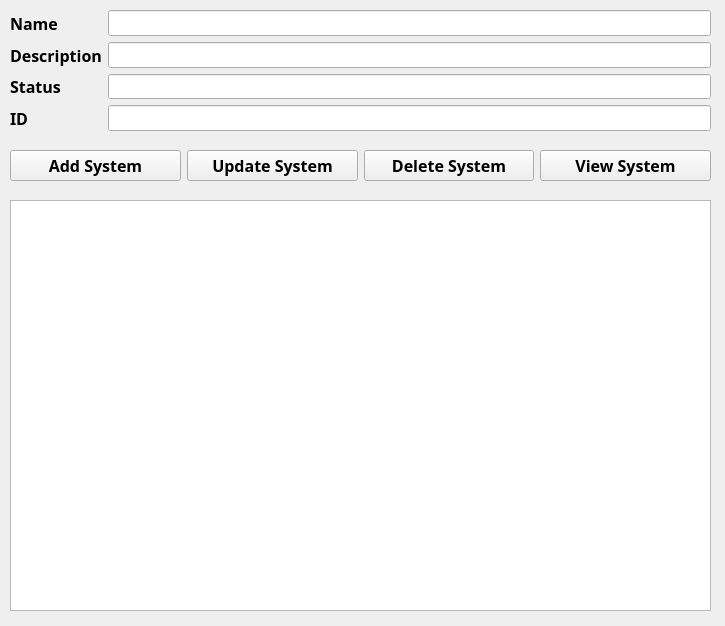
<?xml version="1.0" encoding="UTF-8"?>
<ui version="4.0">
 <class>System</class>
 <widget class="QWidget" name="System">
  <property name="geometry">
   <rect>
    <x>0</x>
    <y>0</y>
    <width>725</width>
    <height>626</height>
   </rect>
  </property>
  <property name="font">
   <font>
    <family>Bahnschrift</family>
    <pointsize>12</pointsize>
   </font>
  </property>
  <property name="windowTitle">
   <string>System Manage</string>
  </property>
  <widget class="QWidget" name="formLayoutWidget">
   <property name="geometry">
    <rect>
     <x>10</x>
     <y>10</y>
     <width>701</width>
     <height>121</height>
    </rect>
   </property>
   <layout class="QFormLayout" name="formLayout">
    <item row="0" column="0">
     <widget class="QLabel" name="name_label">
      <property name="font">
       <font>
        <family>Bahnschrift SemiBold</family>
        <pointsize>12</pointsize>
        <bold>true</bold>
       </font>
      </property>
      <property name="text">
       <string>Name</string>
      </property>
     </widget>
    </item>
    <item row="0" column="1">
     <widget class="QLineEdit" name="name_input">
      <property name="font">
       <font>
        <family>Bahnschrift</family>
        <pointsize>12</pointsize>
       </font>
      </property>
      <property name="text">
       <string/>
      </property>
     </widget>
    </item>
    <item row="3" column="1">
     <widget class="QLineEdit" name="id_input">
      <property name="font">
       <font>
        <family>Bahnschrift</family>
        <pointsize>12</pointsize>
       </font>
      </property>
     </widget>
    </item>
    <item row="1" column="1">
     <widget class="QLineEdit" name="desc_input">
      <property name="font">
       <font>
        <family>Bahnschrift</family>
        <pointsize>12</pointsize>
       </font>
      </property>
     </widget>
    </item>
    <item row="1" column="0">
     <widget class="QLabel" name="desc_label">
      <property name="font">
       <font>
        <family>Bahnschrift SemiBold</family>
        <pointsize>12</pointsize>
        <bold>true</bold>
       </font>
      </property>
      <property name="text">
       <string>Description</string>
      </property>
     </widget>
    </item>
    <item row="3" column="0">
     <widget class="QLabel" name="id_label">
      <property name="font">
       <font>
        <family>Bahnschrift SemiBold</family>
        <pointsize>12</pointsize>
        <bold>true</bold>
       </font>
      </property>
      <property name="text">
       <string>ID</string>
      </property>
     </widget>
    </item>
    <item row="2" column="1">
     <widget class="QLineEdit" name="status_input">
      <property name="font">
       <font>
        <family>Bahnschrift</family>
        <pointsize>12</pointsize>
       </font>
      </property>
     </widget>
    </item>
    <item row="2" column="0">
     <widget class="QLabel" name="status_label">
      <property name="font">
       <font>
        <family>Bahnschrift SemiBold</family>
        <pointsize>12</pointsize>
        <bold>true</bold>
       </font>
      </property>
      <property name="text">
       <string>Status</string>
      </property>
     </widget>
    </item>
   </layout>
  </widget>
  <widget class="QWidget" name="horizontalLayoutWidget">
   <property name="geometry">
    <rect>
     <x>10</x>
     <y>150</y>
     <width>701</width>
     <height>31</height>
    </rect>
   </property>
   <layout class="QHBoxLayout" name="horizontalLayout">
    <item>
     <widget class="QPushButton" name="add_btn">
      <property name="font">
       <font>
        <family>Bahnschrift SemiBold</family>
        <pointsize>12</pointsize>
        <bold>true</bold>
       </font>
      </property>
      <property name="text">
       <string>Add System</string>
      </property>
     </widget>
    </item>
    <item>
     <widget class="QPushButton" name="update_btn">
      <property name="font">
       <font>
        <family>Bahnschrift SemiBold</family>
        <pointsize>12</pointsize>
        <bold>true</bold>
       </font>
      </property>
      <property name="text">
       <string>Update System</string>
      </property>
     </widget>
    </item>
    <item>
     <widget class="QPushButton" name="delete_btn">
      <property name="font">
       <font>
        <family>Bahnschrift SemiBold</family>
        <pointsize>12</pointsize>
        <bold>true</bold>
       </font>
      </property>
      <property name="text">
       <string>Delete System</string>
      </property>
     </widget>
    </item>
    <item>
     <widget class="QPushButton" name="view_btn">
      <property name="font">
       <font>
        <family>Bahnschrift SemiBold</family>
        <pointsize>12</pointsize>
        <bold>true</bold>
       </font>
      </property>
      <property name="text">
       <string>View System</string>
      </property>
     </widget>
    </item>
   </layout>
  </widget>
  <widget class="QListWidget" name="system_view">
   <property name="geometry">
    <rect>
     <x>10</x>
     <y>200</y>
     <width>701</width>
     <height>411</height>
    </rect>
   </property>
   <property name="font">
    <font>
     <family>Bahnschrift</family>
     <pointsize>12</pointsize>
    </font>
   </property>
  </widget>
 </widget>
 <resources/>
 <connections/>
</ui>
